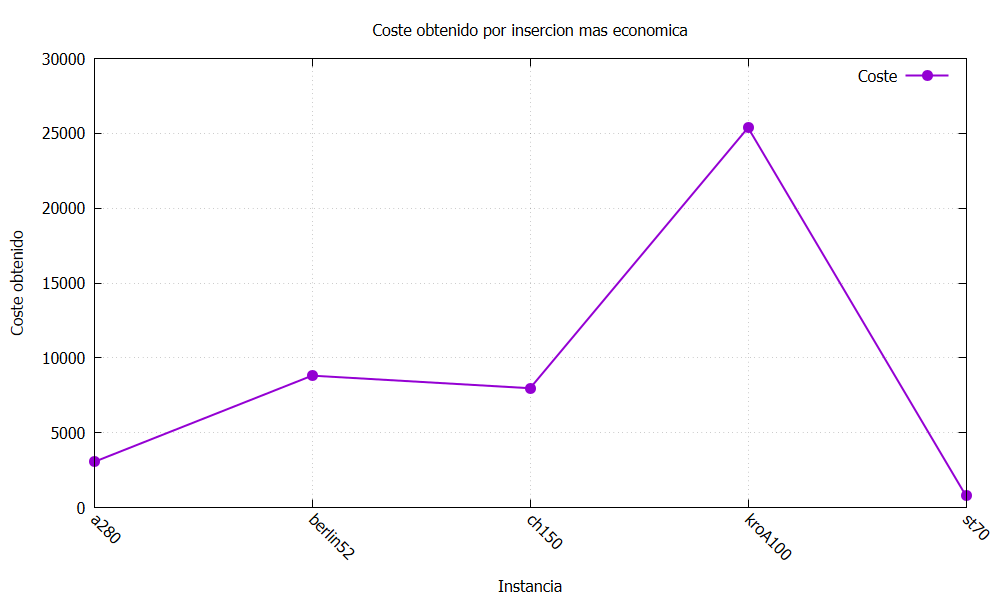

Write the gnuplot code that produced this figure.
set terminal pngcairo size 1000,600
set output 'grafica_resultados.png'

set title 'Coste obtenido por insercion mas economica'
set xlabel 'Instancia'
set ylabel 'Coste obtenido'
set grid
set xtics rotate by -45

plot 'resultados_insercion.dat' using 0:3:xtic(1) with linespoints pt 7 ps 1.5 lw 2 title 'Coste'
